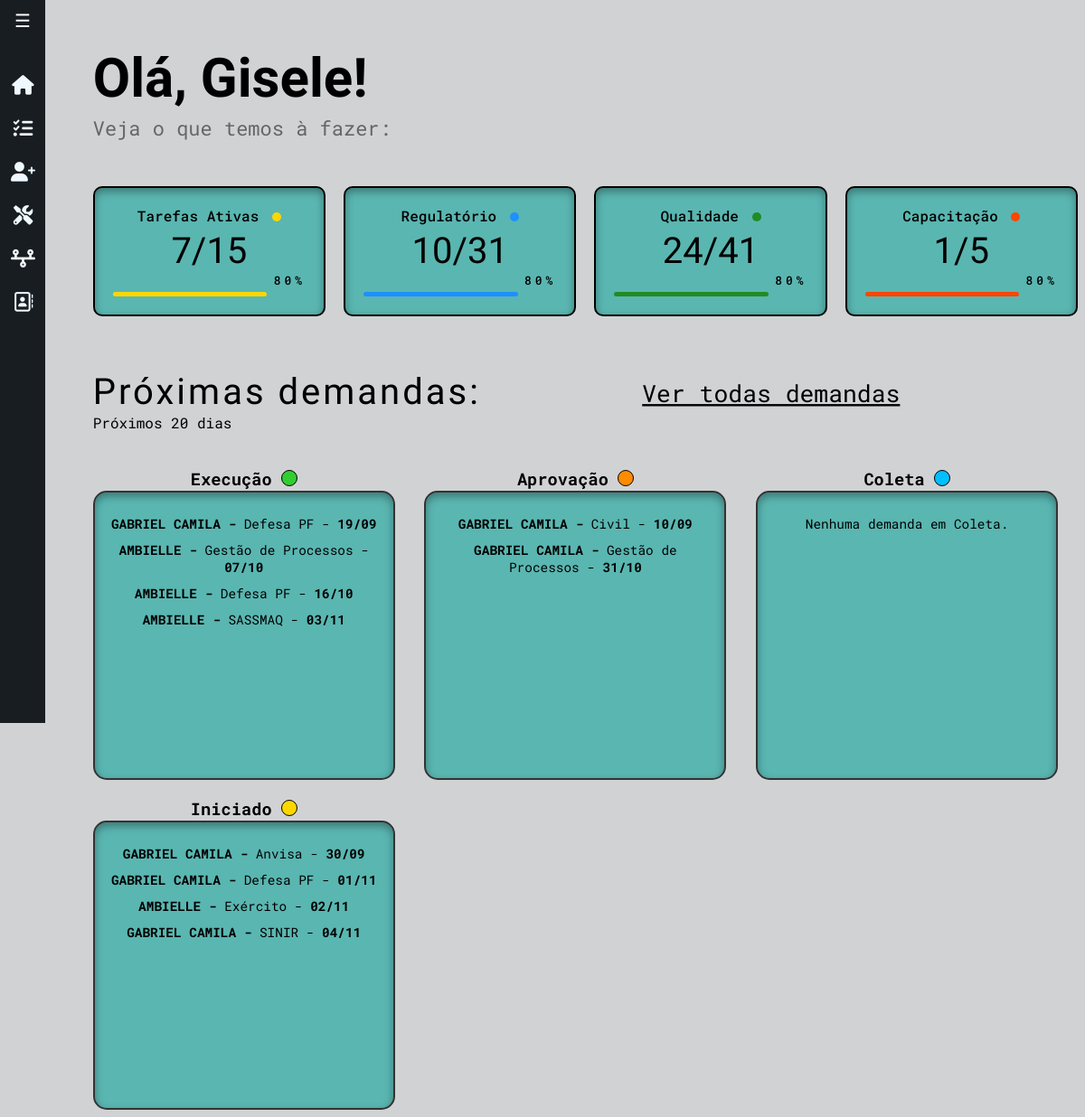
The app's page /ambielle/, older data.
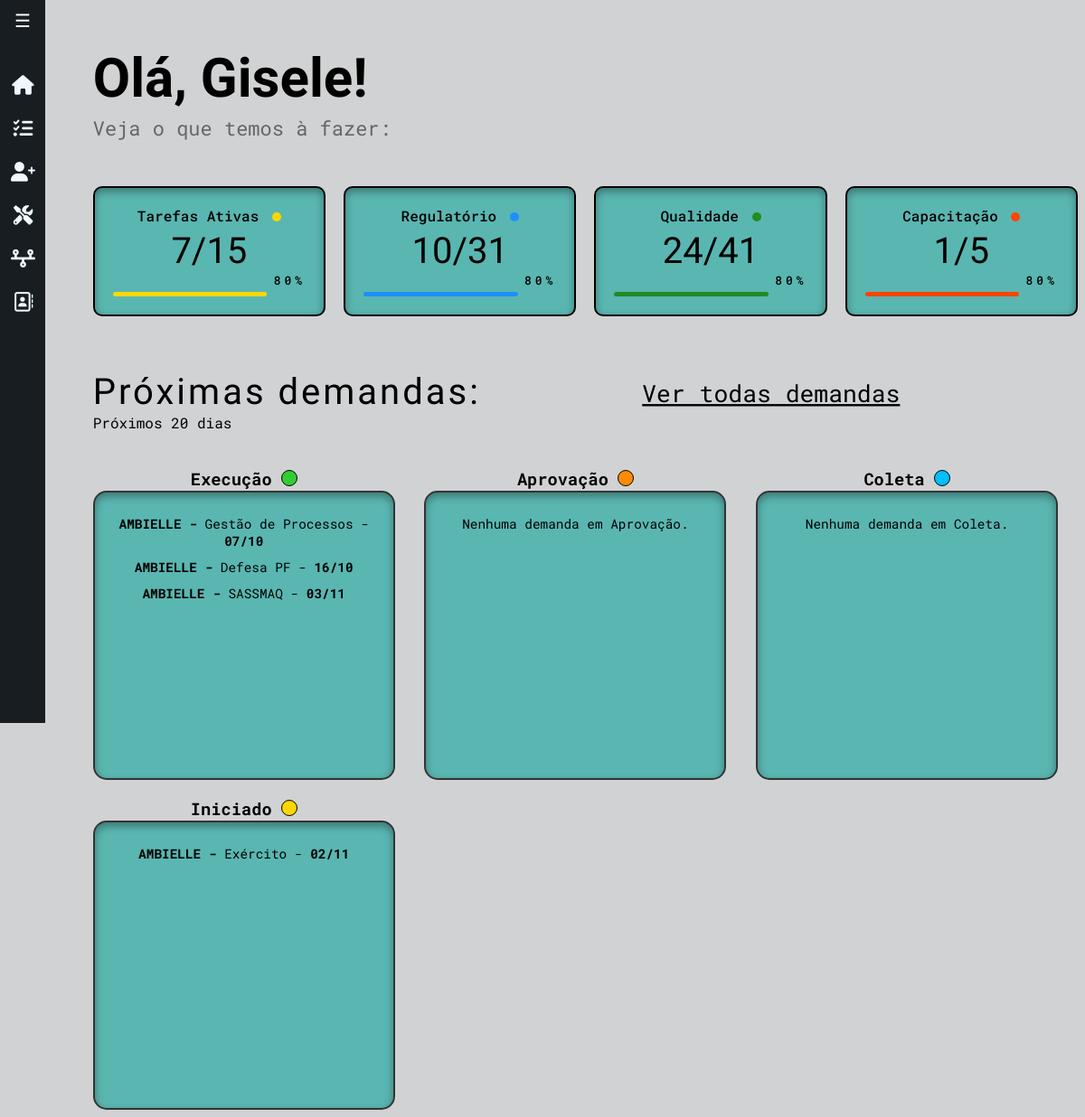
The same page, newer data.
### workflow/models.py (models this page shows, shortened)
class Tarefa(models.Model):
    STATUS_CHOICES = [
        ('Iniciado', 'Iniciado'),
        ('Coleta De Informações', 'Coleta de Informações'),
        ('Execucao', 'Execução'),
        ('Aprovação Cliente', 'Aprovação Cliente'),
        ('Concluído', 'Concluído'),
        ('Encerrado', 'Encerrado'),
    ]
    TIPO_SERVICO_CHOICES = [
        ('Anvisa', 'Anvisa'),
        ('Civil', 'Civil'),
        ('Defesa PF', 'Defesa PF'),
        ('Exército', 'Exército'),
        ('Gestão de Processos', 'Gestão de Processos'),
        ('Ibama', 'Ibama'),
        ('ISO 9001', 'ISO 9001'),
        ('IAT', 'IAT'),
        ('Liderança', 'Liderança'),
        ('Mapa Da PF', 'Mapa Da PF'),
        ('Polícia Federal', 'Polícia Federal'),
        ('PRODIR', 'PRODIR'),
        ('RDC Anvisa', 'RDC Anvisa'),
        ('Recursos Humanos', 'Recursos Humanos'),
        ('Regulatório', 'Regulatório'),
        ('SASSMAQ', 'SASSMAQ'),
        ('SINIR', 'SINIR'),
        ('Treinamento (E-book)', 'Treinamento (E-book)'),
        ('Treinamento (On-line)', 'Treinamento (On-line)'),
        ('Treinamento (Presencial)', 'Treinamento (Presencial)'),
    ]
    tipo_servico = models.CharField(max_length=50, choices=TIPO_SERVICO_CHOICES, default='ANVISA')
    cliente = models.ForeignKey(Cliente, on_delete=models.CASCADE)
    status = models.CharField(max_length=50, choices=STATUS_CHOICES, default='iniciado')
    data_inicio = models.DateField(default=timezone.now)
    prazo_final = models.DateField(null=True, blank=True)
    observacoes = models.TextField(blank=True, null=True)

class Cliente(models.Model):
    nome = models.CharField(max_length=255)
    endereco = models.CharField(max_length=255)
    razao_social = models.CharField(max_length=255, blank=True, null=True)
    telefone = models.CharField(max_length=15)
    email = models.EmailField()
    contato_principal = models.CharField(max_length=255)
    contato_secundario = models.CharField(max_length=255, blank=True, null=True)
    proposta_link = models.URLField(blank=True, null=True)
    def __str__(self):
        return f"{self.nome}"

### workflow/views/getPage.py (the view)
# urls.py: path('ambielle/', views.index, name='index'),
def index(request):
    title = 'Home'
    hoje = timezone.now().date()
    data_limite = hoje + timedelta(days=20)
    demandas_execucao = Tarefa.objects.filter(status='Execucao', prazo_final__lte=data_limite).order_by('prazo_final')
    demandas_aprovacao = Tarefa.objects.filter(status='Aprovação Cliente', prazo_final__lte=data_limite).order_by('prazo_final')
    demandas_coleta = Tarefa.objects.filter(status='Coleta de Informações', prazo_final__lte=data_limite).order_by('prazo_final')
    demandas_iniciado = Tarefa.objects.filter(status='Iniciado', prazo_final__lte=data_limite).order_by('prazo_final')
    context ={
        'title': title,
        'demandas_execucao': demandas_execucao,
        'demandas_aprovacao': demandas_aprovacao,
        'demandas_coleta': demandas_coleta,
        'demandas_iniciado': demandas_iniciado,
    }
    return render(
        request,
        'workflow/home.html',
        context,
    )

### workflow/templates/workflow/home.html
{% extends 'global/base.html' %}
{% block content %}
  <div class="saudacao">
    <h1>Olá, <strong>Gisele!</strong></h1>
    <span>Veja o que temos à fazer:</span>
  </div>
<div class="container">
  <div class="card">
    <h2>Tarefas Ativas <span class="dot yellow"></span></h2>
    <div class="progress-info">
      <span class="numberof">7/15</span>
      <span class="percent">80%</span>
    </div>
    <div class="progress-bar yellow"></div>
  </div>
  <div class="card">
    <h2>Regulatório <span class="dot blue"></span></h2>
    <div class="progress-info">
      <span class="numberof">10/31</span>
      <span class="percent">80%</span>
    </div>
    <div class="progress-bar blue"></div>
  </div>
  <div class="card">
    <h2>Qualidade <span class="dot green"></span></h2>
    <div class="progress-info">
      <span class="numberof">24/41</span>
      <span class="percent">80%</span>
    </div>
    <div class="progress-bar green"></div>
  </div>
  <div class="card">
    <h2>Capacitação <span class="dot red"></span></h2>
    <div class="progress-info">
      <span class="numberof">1/5</span>
      <span class="percent">80%</span>
    </div>
    <div class="progress-bar red"></div>
  </div>
</div>
<div class="demand-container">
  <div class="prox-demanda">
    <div class="principal">
      <h2>Próximas demandas:</h2>
      <p>Próximos 20 dias</p>
    </div>
    <a href=" {% url 'workflow:getTarefas' %}">Ver todas demandas</a>
  </div>
  <div class="demand-cards-wrapper">
    <div class="demand-cards-status">
      <div class="status">
        <h3>Execução <svg xmlns="http://www.w3.org/2000/svg" width="18" height="18" viewBox="0 0 18 18" fill="none">
            <circle cx="9" cy="9" r="8.5" fill="#32CD32" stroke="black" />
          </svg>
        </h3>
      </div>
      <div class="demand-card">
        {% for demanda in demandas_execucao %}
        <p><strong>{{ demanda.cliente|upper }} - </strong>{{ demanda.tipo_servico }}  -
          <strong>{{ demanda.prazo_final|date:"d/m" }}</strong></p>
        {% empty %}
        <p>Nenhuma demanda em Execução.</p>
        {% endfor %}
      </div>
    </div>
    <div class="demand-cards-status">
      <div class="status">
        <h3>Aprovação <svg xmlns="http://www.w3.org/2000/svg" width="18" height="19" viewBox="0 0 18 19" fill="none">
            <circle cx="9" cy="9.04138" r="8.5" fill="#FF8C00" stroke="black" />
          </svg></h3>
      </div>
      <div class="demand-card">
        {% for demanda in demandas_aprovacao %}
        <p><strong>{{ demanda.cliente|upper }} - </strong>{{ demanda.tipo_servico }} -
          <strong>{{ demanda.prazo_final|date:"d/m" }}</strong></p>
        {% empty %}
        <p>Nenhuma demanda em Aprovação.</p>
        {% endfor %}
      </div>
    </div>
    <div class="demand-cards-status">
      <div class="status">
        <h3>Coleta <svg xmlns="http://www.w3.org/2000/svg" width="18" height="18" viewBox="0 0 18 18" fill="none">
            <circle cx="9" cy="9" r="8.5" fill="#00BFFF" stroke="black" />
          </svg>
        </h3>
      </div>
      <div class="demand-card">
        {% for demanda in demandas_coleta %}
        <p><strong>{{ demanda.cliente|upper }} - </strong>{{ demanda.tipo_servico }} -
          <strong>{{ demanda.prazo_final|date:"d/m" }}</strong></p>
        {% empty %}
        <p>Nenhuma demanda em Coleta.</p>
        {% endfor %}
      </div>
    </div>
      <div class="demand-cards-status">
        <div class="status">
            <h3>Iniciado <svg xmlns="http://www.w3.org/2000/svg" width="18" height="18" viewBox="0 0 18 18" fill="none">
                    <circle cx="9" cy="9" r="8.5" fill="#FFD700" stroke="black"/>
                </svg></h3>
        </div>
        <div class="demand-card">
            {% for demanda in demandas_iniciado %}
            <p><strong>{{ demanda.cliente|upper }} - </strong>{{ demanda.tipo_servico }} - <strong>{{ demanda.prazo_final|date:"d/m" }}</strong></p>
            {% empty %}
            <p>Nenhuma demanda Iniciada.</p>
            {% endfor %}
        </div>
      </div>
  </div>
</div>
{% endblock %}

### base_templates/global/base.html
<!DOCTYPE html>
<html lang="pt-br">
<head>
    {% include "global/partials/_head.html" %}
</head>
<body>
    {% include "global/partials/_sideBar.html" %}
    {% block content %}{% endblock content %}
</body>

### base_templates/global/partials/_head.html (shortened to what this page needs)
{% load static %}
<!DOCTYPE html>
<html lang="pt-br">
<head>
    <link rel="stylesheet" href="{% static 'global/css/main.css' %}">
    <link rel="stylesheet" href="https://cdnjs.cloudflare.com/ajax/libs/font-awesome/6.0.0-beta3/css/all.min.css">
</head>
<body>

### base_templates/global/partials/_sideBar.html (shortened to what this page needs)
<div class="sidebar" id="sidebar">
    <button class="toggle-btn" onclick="toggleSidebar()">&#9776;</button>
    <ul>
        <li><a href=" {% url 'workflow:index' %}"><i class="fa-solid fa-house"></i></i><span class="text">Home</span></a></li>
        <li><a href=" {% url 'workflow:getTarefas' %}"><i class="fa-solid fa-list-check"></i><span class="text">Tarefas</span></a></li>
        <li><a href=" {% url 'workflow:createCliente' %}"><i class="fa-solid fa-user-plus"></i><span class="text">Cad. Clientes</span></a></li>
        <li><a href=" {% url 'workflow:createTarefa' %}"><i class="fa-solid fa-screwdriver-wrench"></i><span class="text">Cad. Serviços</span></a></li>
        <li><a href=" {% url 'workflow:getTimeLine' %}"><i class="fa-solid fa-timeline"></i><span class="text">Linha do Tempo</span></a></li>
        <li><a href=" {% url 'workflow:getCliente' %}"><i class="fa-regular fa-address-book"></i><span class="text">Lista de Clientes</span></a></li>
    </ul>
</div>1

### base_static/global/css/variables.css (style rules this page uses)
:root { @import url('https://fonts.googleapis.com/css2?family=Cabin+Condensed:wght@400;500;600;700&family=Roboto+Mono:ital,wght@0,100..700;1,100..700&display=swap'); --primary-color: #5AB6B1; --secondary-color: #181D21; --background-color: #D1D2D4; --color-alt-list: #88ddd9; --padding: 16px; --primary-font: 'Cabin Condensed', sans-serif; --secondary-font: 'Roboto Mono', sans-serif; }
body { background-color: var(--background-color); }

### base_static/global/css/forms.css (style rules this page uses)
h1 { font-family: var(--primary-font); }

### base_static/global/css/sideBar.css (style rules this page uses)
.sidebar { font-family: var(--primary-font); width: 50px; background-color: var(--secondary-color); transition: width 0.3s ease; display: flex; flex-direction: column; align-items: center; position: fixed; top: 0; left: 0; height: 100vh; z-index: 1000; }
.sidebar ul { list-style-type: none; padding: 20px 0; margin-top: 50px; }
.sidebar ul li a { display: flex; padding: 15px 20px; color: aliceblue; cursor: pointer; transition: 0.3s ease; text-decoration: none; }
.toggle-btn { position: absolute; top: 10px; left: 10px; font-size: 20px; color: white; background: none; border: none; cursor: pointer; }
.sidebar ul li i { font-size: 18px; width: 35px; text-align: center; }

### base_static/global/css/home.css (style rules this page uses)
.saudacao { margin-top: 25px; position: relative; margin-left: 8%; }
.saudacao h1 { font-family: var(--primary-font); margin: 0; font-size: 60px; }
.saudacao span { display: block; font-family: var(--secondary-font); margin-top: 5px; font-size: 22px; color: #666; }
.container { margin-left: 8%; margin-top: 50px; display: flex; align-items: center; gap: 20px; font-family: var(--secondary-font); }
.card { background-color: var(--primary-color); border: 2px solid black; border-radius: 10px; padding: 20px; width: 262px; height: 100px; text-align: center; display: flex; flex-direction: column; justify-content: space-between; box-shadow: 0px 4px 10px 0px rgba(0, 0, 0, 0.35) inset; }
h2 { font-size: 16px; margin: 0; font-weight: 500; }
.dot { height: 10px; width: 10px; border-radius: 50%; display: inline-block; margin-left: 5px; }
.yellow { background-color: #FFD700; }
.blue { background-color: #1E90FF; }
.green { background-color: #228B22; }
.red { background-color: #FF4500; }
.progress-info { display: flex; flex-direction: column; justify-content: space-between; font-size: 18px; font-weight: bold; }
.progress-bar { width: 100%; height: 5px; border-radius: 5px; background-color: #ccc; }
.progress-bar.yellow { background-color: #FFD700; width: 80%; }
.progress-bar.blue { background-color: #1E90FF; width: 80%; }
.progress-bar.green { background-color: #228B22; width: 80%; }
.progress-bar.red { background-color: #FF4500; width: 80%; }
.numberof { font-size: 40px; font-family: var(--primary-font); font-weight: 400; }
.percent { display: flex; justify-content: flex-end; font-weight: 500; font-size: small; letter-spacing: 4px; }
.demand-container { text-align: center; margin-top: 30px; }
.demand-container h2 { font-family: var(--pramary-font); font-size: 2em; }
.demand-container p { font-family: var(--secondary-font); font-size: 1em; }
.demand-container a { font-family: var(--secondary-font); font-size: 1em; text-decoration: none; color: #000; margin-bottom: 20px; }
.prox-demanda { display: flex; justify-content: space-between; align-items: center; width: 100%; margin-top: 60px; }
.principal { display: flex; flex-direction: column; align-items: flex-start; margin-left: 8%; }
.prox-demanda h2, .prox-demanda p { margin: 0; padding: 0; }
.prox-demanda h2 { font-family: var(--primary-font); font-size: 40px; font-weight: 400; letter-spacing: 3px; }
.prox-demanda a { text-decoration: underline; cursor: pointer; font-size: 22px; font-weight: 400; margin-right: 220px; }
.demand-cards-wrapper { display: flex; flex-wrap: wrap; gap: 3%; margin-top: 20px; margin-left: 8%; }
.demand-cards-status { flex-direction: column; font-family: var(--secondary-font); }
.status { width: 100%; height: 45px; }
.demand-cards-status h3 { display: inline-flex; align-items: center; justify-content: center; }
.demand-cards-status svg { display: inline; align-items: center; justify-content: center; margin-left: 10px; }
.demand-card { background-color: var(--primary-color); border: 2px solid #333; border-radius: 15px; padding: 15px; width: 300px; height: 286px; font-family: var(--secondary-font); transition: all 0.3s ease; box-shadow: 0px 4px 10px 0px rgba(0, 0, 0, 0.35) inset; }
.demand-card p { font-size: 0.9em; margin: 10px 0; }

Row changes from the older to the newer data that the page shows:
removed Tarefa: cliente "GABRIEL CAMILA", tipo_servico "Defesa PF", prazo_final "19/09", shown under "Execução"
removed Tarefa: cliente "GABRIEL CAMILA", tipo_servico "Civil", prazo_final "10/09", shown under "Aprovação"
removed Tarefa: cliente "GABRIEL CAMILA", tipo_servico "Gestão de Processos", prazo_final "31/10", shown under "Aprovação"
removed Tarefa: cliente "GABRIEL CAMILA", tipo_servico "Anvisa", prazo_final "30/09", shown under "Iniciado"
removed Tarefa: cliente "GABRIEL CAMILA", tipo_servico "Defesa PF", prazo_final "01/11", shown under "Iniciado"
removed Tarefa: cliente "GABRIEL CAMILA", tipo_servico "SINIR", prazo_final "04/11", shown under "Iniciado"
Text that changed along with them:
text now shown: "Nenhuma demanda em Aprovação."
